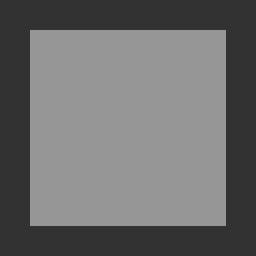
%> input picture 机器视觉与图像处理的C++和MATLAB实现/chapter8/square.bmp, 256 x 256 px
$ octave script_add_noise.m   (GNU Octave 9; MATLAB toolbox functions it lacks are replaced by stand-ins)
%> lines starting %> are read from the running program, lines starting %| are printed output that depends on the picture
### 机器视觉与图像处理的C++和MATLAB实现/chapter8/code/add_noise.m
function IJ = add_noise(I, type, x, y)
% add_noise 函数用以产生前面所述几种噪声的随机序列.
% input:
% I：输入图像矩阵，为灰度图像
% type:  字符串，取值随噪声种类而定
% 高斯噪声:     gaussian，参数为(x,y)，默认值为(0,10)
% 瑞利噪声:     rayleigh，参数为x，默认值为30
% 伽马噪声:     gamma，参数为(x,y),默认值为(2,10)
% 指数噪声：    exp，参数为x,默认值为15
% 均匀分布：    uniform，参数为(x,y)，默认值为(-20,20)
% 椒盐噪声：    salt & pepper: 强度为x，默认值为0.02
% output:
% IJ:添加噪声后的图像
% example:
% I=imread('a.bmp');
% IJ=add_noise(I,'salt & pepper',0.1);
% imshow(IJ)

% 预处理
if ndims(I)>=3
    I=rgb2gray(I);
end

[M,N]=size(I);

% 设置默认噪声类型
if  nargin == 1
    type='gaussian';
end

% 开始处理
switch lower(type)

    %高斯噪声的情况
    case 'gaussian'
        if nargin<4
            y=10;
        end
        if nargin <3
            x=0;
        end

        % 产生高斯分布随机数
        R = normrnd(x,y,M,N);
        IJ=double(I)+R;
        IJ=uint8(round(IJ));

        %均匀噪声的情况
    case 'uniform'
        if nargin<4
            y=3;
        end
        if nargin <3
            x=-3;
        end

        % 产生均匀分布随机数
        R = unifrnd(x,y,M,N);
        IJ=double(I)+R;
        IJ=uint8(round(IJ));

        %椒盐噪声的情况
    case 'salt & pepper'
        if nargin < 3
            x= 0.02;
        end

        % 调用imnoise函数
        IJ=imnoise(I,'salt & pepper', x);

        %瑞利噪声的情况
    case 'rayleigh'
        if nargin < 3
            x = 30;
        end

        % 产生瑞利分布随机数
        R = raylrnd(x,M,N);
        IJ=double(I)+R;
        IJ=uint8(round(IJ));

        %指数噪声的情况
    case 'exp'
        if nargin < 3
            x = 15;
        end
        R=exprnd(x,M,N);
        IJ=double(I)+R;
        IJ=uint8(round(IJ));

        %伽马噪声的情况
    case 'gamma'
        if nargin <4
            y=10;
        end
        if nargin<3
            x=2;
        end

        R=gamrnd(x,y,M,N);
        IJ=double(I)+R;
        IJ=uint8(round(IJ));
    otherwise
        error('Unknown distribution type.')
end

### 机器视觉与图像处理的C++和MATLAB实现/chapter8/code/script_add_noise.m
%script_add_noise
I=imread('square.bmp');
%> I is the input picture: size 256x256 uint8; min 37, max 156, mean 108.6
J1 = add_noise(I, 'gaussian', 0, 10);
subplot(321)
hist(double(J1(:)), 100)
title('高斯');
subplot(322)
J2 = add_noise(I, 'uniform', -20, 20);
hist(double(J2(:)), 100)
title('均匀');
subplot(323)
J3 = add_noise(I, 'salt & pepper',0.02);
hist(double(J3(:)), 100)
title('椒盐');
subplot(324)
J4 = add_noise(I, 'rayleigh',30);
%> call 4 of add_noise, with type = 'rayleigh', x = 30
%> in add_noise (call 4), `IJ=double(I)+R;`:
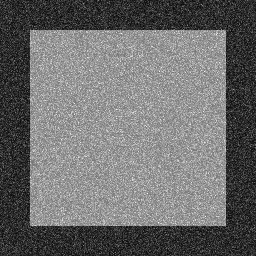
%> IJ: size 256x256 double; min 44.68, max 281.8, mean 146.2; drawn with min black and max white
%> in add_noise (call 4), `IJ=uint8(round(IJ));`:
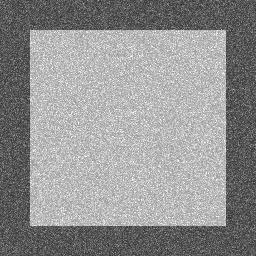
%> IJ: size 256x256 uint8; min 45, max 255, mean 146.2
hist(double(J4(:)), 100)
title('瑞利');
subplot(325)
J5 = add_noise(I, 'exp',15);
%> call 5 of add_noise, with type = 'exp', x = 15
%> in add_noise (call 5), `IJ=double(I)+R;`:
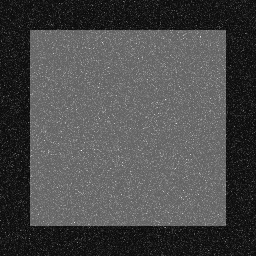
%> IJ: size 256x256 double; min 37.66, max 331.3, mean 123.7; drawn with min black and max white
%> in add_noise (call 5), `IJ=uint8(round(IJ));`:
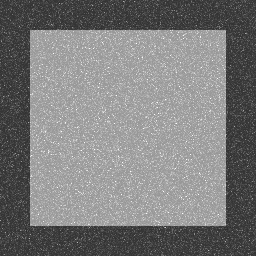
%> IJ: size 256x256 uint8; min 38, max 255, mean 123.6
hist(double(J5(:)), 100)
title('指数');
subplot(326)
J6 = add_noise(I, 'gamma',2,10);
%> call 6 of add_noise, with type = 'gamma', x = 2, y = 10
%> in add_noise (call 6), `IJ=double(I)+R;`:
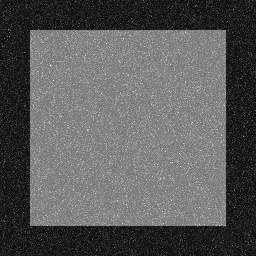
%> IJ: size 256x256 double; min 42.14, max 284.5, mean 128.6; drawn with min black and max white
%> in add_noise (call 6), `IJ=uint8(round(IJ));`:
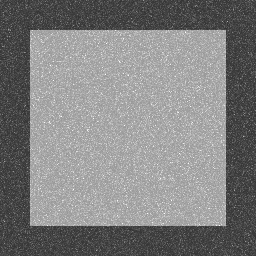
%> IJ: size 256x256 uint8; min 42, max 255, mean 128.6
hist(double(J6(:)), 100)
title('伽马');
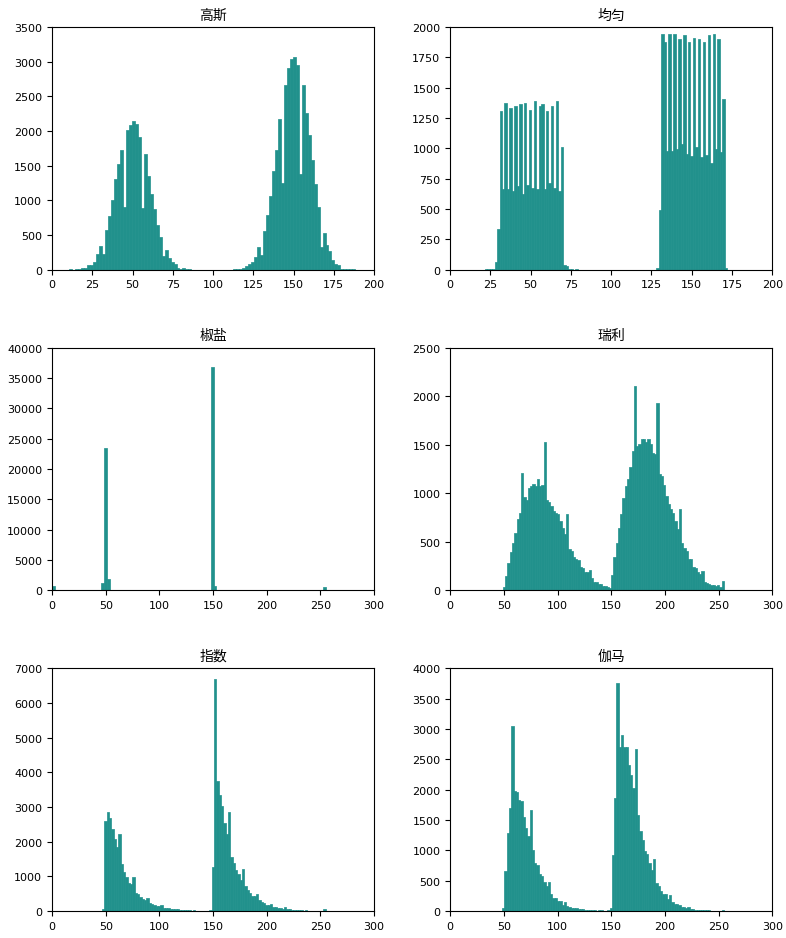
%> figure redrawn from the program's plot data, 6 panels; panel 1: tallest bar 3070 high, from x = 149.4 to 151.3; panel 2: tallest bar 1943 high, from x = 131 to 132.5; panel 3: tallest bar 36880 high, from x = 147.9 to 150.4; panel 4: tallest bar 2101 high, from x = 171 to 173.1
